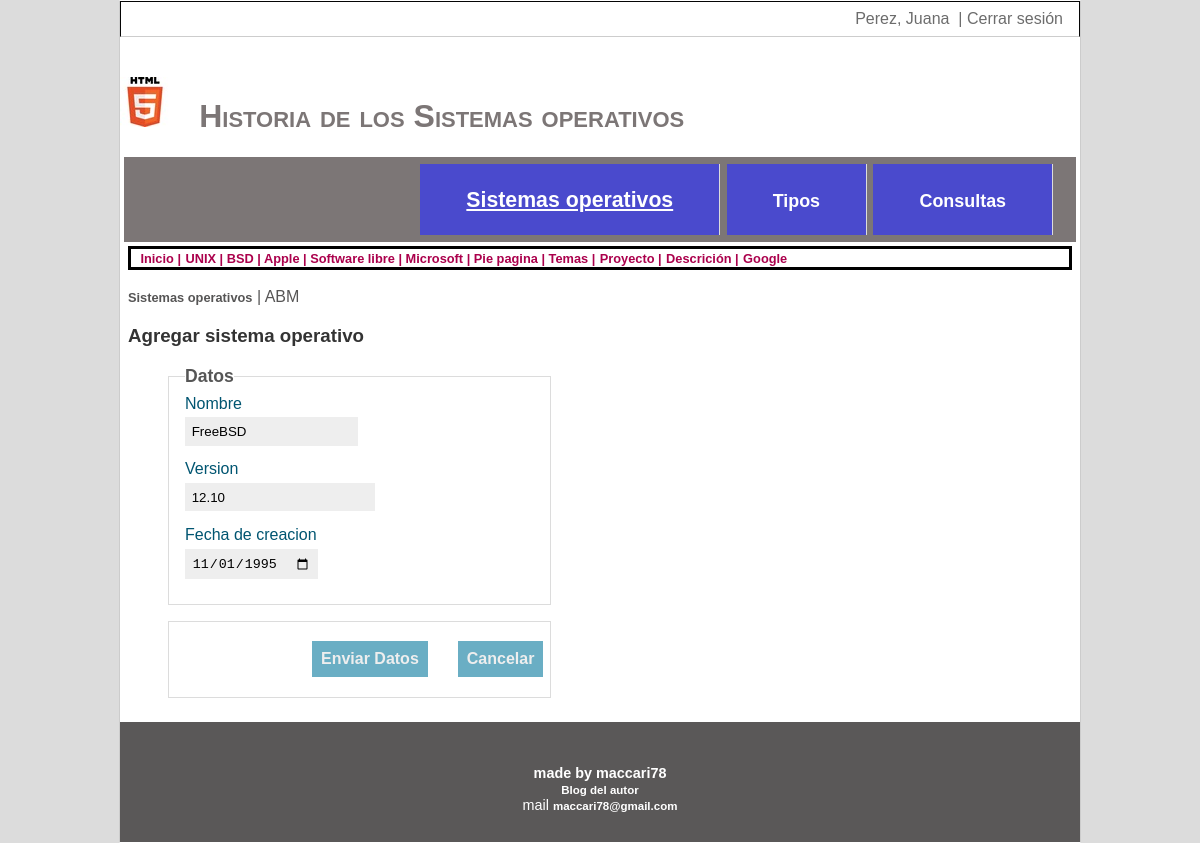
The app's page /sistop_abm.php?opcion=M&sistop_id=5 (signed in) with its own data.
### tables this page shows
CREATE TABLE `sistop` (
  `sistop_id` bigint(20) UNSIGNED NOT NULL,
  `nombre` varchar(60) NOT NULL,
  `version` decimal(5,2) NOT NULL
);

CREATE TABLE `estado` (
  `actual` varchar(15) NOT NULL,
  `sistop_id` bigint(20) UNSIGNED NOT NULL,
  `tipo_id` bigint(20) UNSIGNED NOT NULL,
  `creacion` date NOT NULL
);

### inc/session.php (called while the page is built, shortened)
<?php
	$user = (isset($_SESSION["user"]) && !empty($_SESSION["user"]))? trim($_SESSION["user"]):"";
?>

### sistop_abm.php (the view, shortened to what this page needs)
<!DOCTYPE html>
<html lang="es">
<?php
	require 'inc/session.php';
	require 'inc/conn.php';
	include_once("encabezado.php");
	include_once("pie.php");
	$btn = (isset($_POST['enviar']) && !empty($_POST['enviar']))? true : false;
	if (!$btn) {
		$opcion = (isset($_GET['opcion']) && !empty($_GET['opcion']))? $_GET['opcion']:"A";
		if ($opcion == "A") {
			inicializar_vars();
		} else {
			$sql = "SELECT sistop.*, estado.creacion FROM sistop
					INNER JOIN estado ON estado.sistop_id = sistop.sistop_id";
			$rs = $db->query($sql)->fetch();
			if ($rs){
				$nombre = $rs['nombre'];
				$version = $rs['version'];
				$creacion = $rs['creacion'];
			} else {
				print_r($db->errorInfo());
			}
		}
	}
?>
<head>
	<link rel = "stylesheet" href = "css/estilos.css">
</head>
<body>
	<header>
		<?php echo generar_barra(); ?>
		<div id = "encab">
			<?= $titulo ?>
			<?= $menu_ppal ?>
		</div>
	</header>
	<main id = "cuerpo">
		<div class="container">
			<nav aria-label="breadcrumb">
			<div style="border: 3px solid black; padding-left:1%; padding-right:1%;">
			<a href="index.php">Inicio |</a>
			<a href="script1.php">UNIX | </a>
			<a href="script2.php">BSD | </a>
			<a href="script3.php">Apple | </a>
			<a href="seccion4.php">Software libre | </a>
			<a href="seccion5.php">Microsoft | </a>
			<a href="#piePagina">Pie pagina | </a>
			<a href="otherStuff/2020_Examen_Final_Temas.pdf" target="_blank">Temas |</a>
			<a href="otherStuff/2020_Trabajo_Final_Proyecto.pdf" target="_blank">Proyecto |</a>
			<a href="otherStuff/descripcion.pdf" target="_blank">Descrición |</a>
			<a href="http://www.google.com" target="_blank">Google</a>
		</div><br>
			<?= $camino_nav ?>
			<h3>Agregar sistema operativo</h3>
			<form action = "sistop_abm.php" method = "post" onsubmit="return validar()">
				<fieldset>
					<legend>Datos</legend>
					<label for = "nombre">Nombre</label>
					<input type = "text" name = "nombre" id = "nombre" value = "<?=$nombre?>" maxlength = "60"><br>
					<label for = "version">Version</label>
					<input type = "decimal" name = "version" id = "version" value = "<?=$version?>" maxlength = "60" require><br>
					<label for = "creacion">Fecha de creacion</label>
					<input type = "date" name = "creacion" id = "creacion" value = "<?=$creacion?>" maxlength = "60"><br><br>
				</fieldset>
				<fieldset id = "btn" style = "text-align:right;">
					<input type = "submit" name = "enviar" value = "Enviar Datos">
					<input type = "reset" name = "cancelar" value = "Cancelar">
				</fieldset>
			</form>
		</div>
	</main>
	<footer>
		<?=pie()?>
	</footer>
</body>
</html>

### css/estilos.css (style rules this page uses)
html, body, div, span, applet, object, iframe, p, blockquote, pre, a, abbr, acronym, address, big, cite, code, del, dfn, em, img, ins, kbd, q, s, samp, small, strike, sub, sup, tt, var, b, u, i, center, dl, dt, dd, ol, fieldset, form, label, legend, article, aside, canvas, details, figcaption, figure, footer, header, hgroup, menu, nav, section, summary, time, mark, audio, video { margin: 0; padding: 0; border: 0 none; outline: 0; font:inherit; vertical-align:baseline; }
html { background-color:#DCDCDC; }
body { font-family:helvetica,arial,verdana, sans-serif; font-size:1em; background-color:#FFFFFF; color:#333; width:80%; border:1px solid #FFFFFF; border-left:1px solid #CCC; border-right:1px solid #CCCCCC; margin-left:auto; margin-right:auto; }
#cuerpo { padding:.5em; padding-top:0; }
#encab { padding-top:2.5em; }
a { font-size:0.8em; }
a:link { font-family:arial,verdana,helvetica,sans-serif; font-size:0.8em; color:#ab004c; font-weight:bold; text-decoration:none; }
form { margin-left:2em; }
fieldset { width:40%; border:1px solid #dcdcdc; margin-bottom:1em; margin-left:0.5em; padding-left:1em; }
legend { color:#565656; font-size:1.1em; font-weight:bold; }
label { display:block; color:#005571; margin:0; margin-bottom:0.3em; margin-top:0.5em; font-family: arial,verdana,helvetica,sans-serif; }
input, select, textarea { margin:0 0 .5em 0; padding:0.5em; border:0; outline:0; background:#eeeeee; }
input[type=text], input[type=password] { width:12em; }
input[type=submit], input[type=reset], input[type=buttom] { width:auto; border: 1px solid #6AAEC4; background-color:#6AAEC4; font-weight:bold; margin:1.2em; color:#eeeeee; font-size:1em; margin-right:0.4em; }

### records on screen
sistop: nombre "FreeBSD", version "12.10"
estado: creacion "11/01/1995"

### other values on screen
$_SESSION['nombre'] "Perez, Juana"
$text "ABM"
